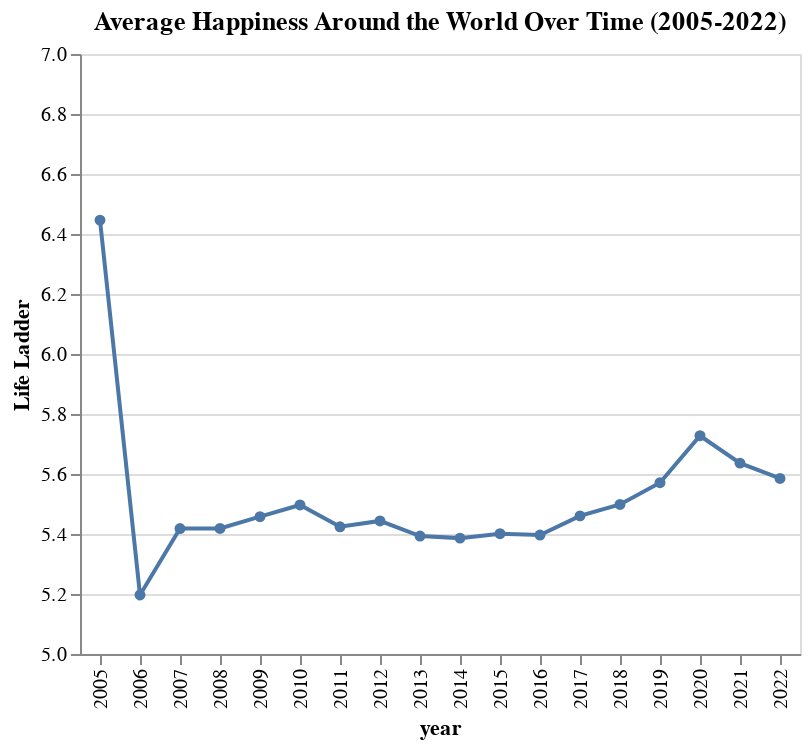

The cell this chart's notebook holds for it:
### Code cell
# Plot of above dataframe
alt.Chart(happiness_byyear).mark_line(point=True).encode(
    x = 'year:N',
    y = alt.Y('Life Ladder', scale=alt.Scale(domain=[5,7]))).properties(
    title = 'Average Happiness Around the World Over Time (2005-2022)')

### Figure 1 — Vega-Lite specification as saved in the notebook (floating-point values rounded to 4 significant figures)
{"config": {"view": {"continuousWidth": 300, "continuousHeight": 300}}, "data": {"name": "data-55ded13c9daceb6ef752f9f83168b9ec"}, "mark": {"type": "line", "point": true}, "encoding": {"x": {"field": "year", "type": "nominal"}, "y": {"field": "Life Ladder", "scale": {"domain": [5, 7]}, "type": "quantitative"}}, "title": "Average Happiness Around the World Over Time (2005-2022)", "$schema": "https://vega.github.io/schema/vega-lite/v5.8.0.json", "datasets": {"data-55ded13c9daceb6ef752f9f83168b9ec": [{"year": 2005, "Life Ladder": 6.446}, {"year": 2006, "Life Ladder": 5.197}, {"year": 2007, "Life Ladder": 5.418}, {"year": 2008, "Life Ladder": 5.419}, {"year": 2009, "Life Ladder": 5.458}, {"year": 2010, "Life Ladder": 5.497}, {"year": 2011, "Life Ladder": 5.424}, {"year": 2012, "Life Ladder": 5.444}, {"year": 2013, "Life Ladder": 5.393}, {"year": 2014, "Life Ladder": 5.386}, {"year": 2015, "Life Ladder": 5.401}, {"year": 2016, "Life Ladder": 5.396}, {"year": 2017, "Life Ladder": 5.46}, {"year": 2018, "Life Ladder": 5.499}, {"year": 2019, "Life Ladder": 5.571}, {"year": 2020, "Life Ladder": 5.728}, {"year": 2021, "Life Ladder": 5.636}, {"year": 2022, "Life Ladder": 5.585}]}}
